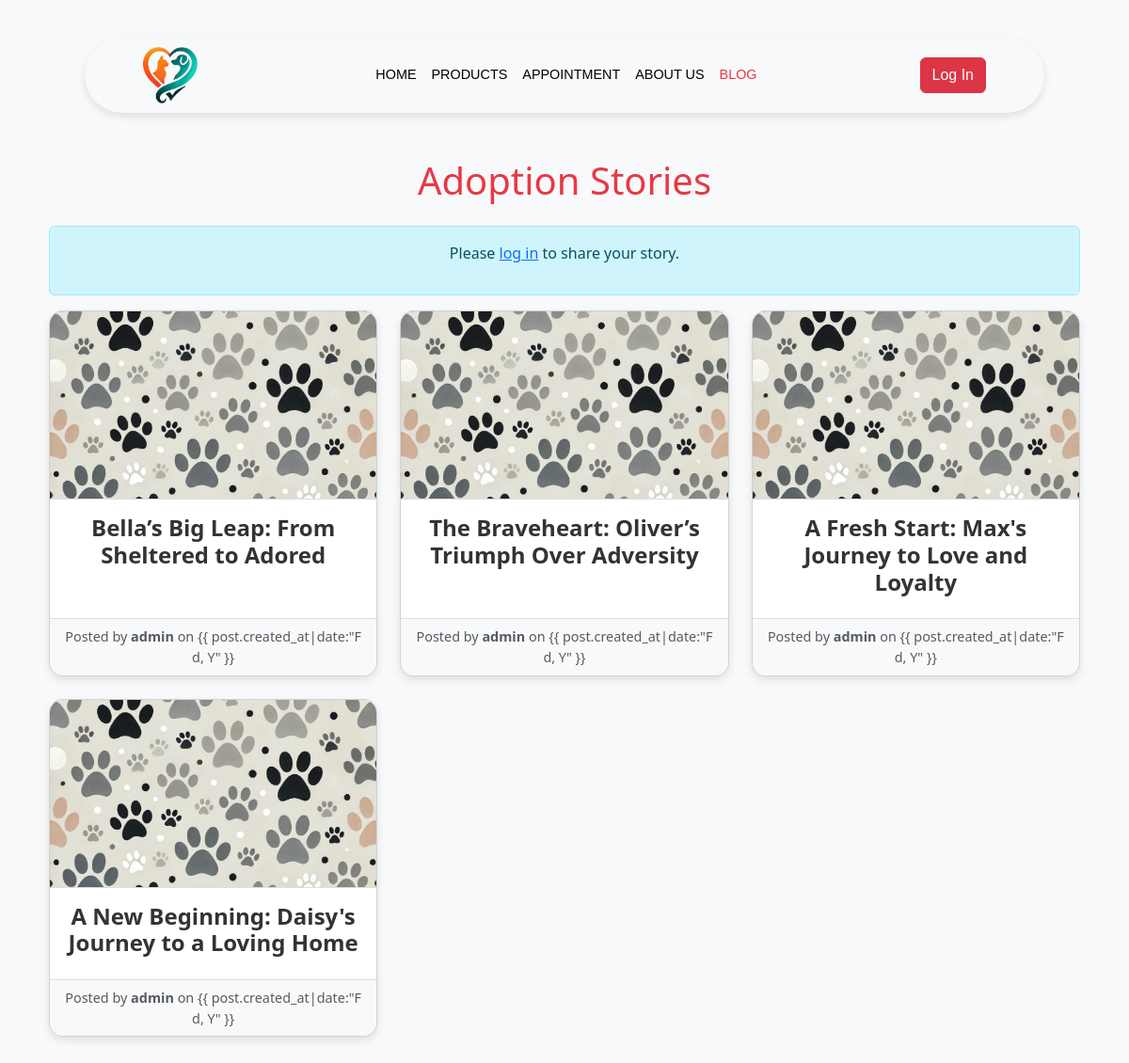
Screenshot of /blog/ with the database file from the repository.
### blog/models.py (models this page shows, shortened)
class BlogPost(models.Model):
    title = models.CharField(max_length=200)
    content = models.TextField()
    author = models.ForeignKey(User, on_delete=models.CASCADE)
    image = models.ImageField(upload_to='blog_images/', null=True, blank=True)
    created_at = models.DateTimeField(auto_now_add=True)
    updated_at = models.DateTimeField(auto_now=True)

### blog/views.py (the view)
# urls.py: path('', views.blog_list, name='blog_list'),
def blog_list(request):
    posts = BlogPost.objects.all().order_by('-created_at')
    return render(request, 'blog/blog_list.html', {'posts': posts})

### blog/templates/blog/blog_list.html (shortened to what this page needs)
<!DOCTYPE html>
{% load static %}
<html lang="en">
  <head>
    <link
      href="https://cdn.jsdelivr.net/npm/bootstrap@5.3.3/dist/css/bootstrap.min.css"
      rel="stylesheet"
    />
  </head>
  <body>
    {% include 'navbar.html' %}
    <div class="container my-5">
      <h1 class="text-center mb-4" style="color: #e63946">Adoption Stories</h1>
      {% if user.is_authenticated %}
      <div class="text-center create-button">
        <a href="{% url 'blog_create' %}" class="btn btn-primary" style="background-color: #e63946;"
          >Add Your Story</a
        >
      </div>
      {% else %}
      <div class="alert alert-info text-center">
        <p>
          Please <a href="{% url 'login' %}">log in</a> to share your story.
        </p>
      </div>
      {% endif %}
      <div class="row row-cols-1 row-cols-md-2 row-cols-lg-3 g-4">
        {% for post in posts %}
        <div class="col">
          <div class="card story-card h-100">
            {% if post.image %}
            <a href="{% url 'blog_detail' id=post.id %}"
              ><img
                src="{{ post.image.url }}"
                class="card-img-top"
                alt="{{ post.title }}"
            /></a>
            {% else %}
            <img
              src="{% static 'images/no_image_available.png' %}"
              class="card-img-top"
              alt="No image available"
            />
            {% endif %}
            <div class="card-body">
              <h5 class="card-title text-center">{{ post.title }}</h5>
            </div>
            <div class="card-footer text-muted text-center">
              Posted by <strong>{{ post.author }}</strong> on {{
              post.created_at|date:"F d, Y" }}
            </div>
          </div>
        </div>
        {% endfor %}
      </div>
    </div>
  </body>
</html>

### blog/templates/blog/blog_list.html (style rules this page uses)
body { background-color: #f8f9fa; }
.story-card { box-shadow: 0 4px 8px rgba(0, 0, 0, 0.1); border-radius: 15px; overflow: hidden; transition: transform 0.3s ease, box-shadow 0.3s ease; }
.story-card img { height: 200px; object-fit: cover; border-bottom: 1px solid #ddd; }
.story-card .card-body { text-align: left; }
.card-title { font-size: 1.5rem; font-weight: bold; color: #333; }
.card-footer { background-color: #f8f9fa; border-top: 1px solid #ddd; font-size: 0.9rem; }

### templates/navbar.html (style rules this page uses)
html, body { margin: 0; padding: 20px; }

### rows the page displays
BlogPost: image (picture), title "Bella’s Big Leap: From Sheltered to Adored", author "admin"
BlogPost: image (picture), title "The Braveheart: Oliver’s Triumph Over Adversity", author "admin"
BlogPost: image (picture), title "A Fresh Start: Max's Journey to Love and Loyalty", author "admin"
BlogPost: image (picture), title "A New Beginning: Daisy's Journey to a Loving Home", author "admin"
